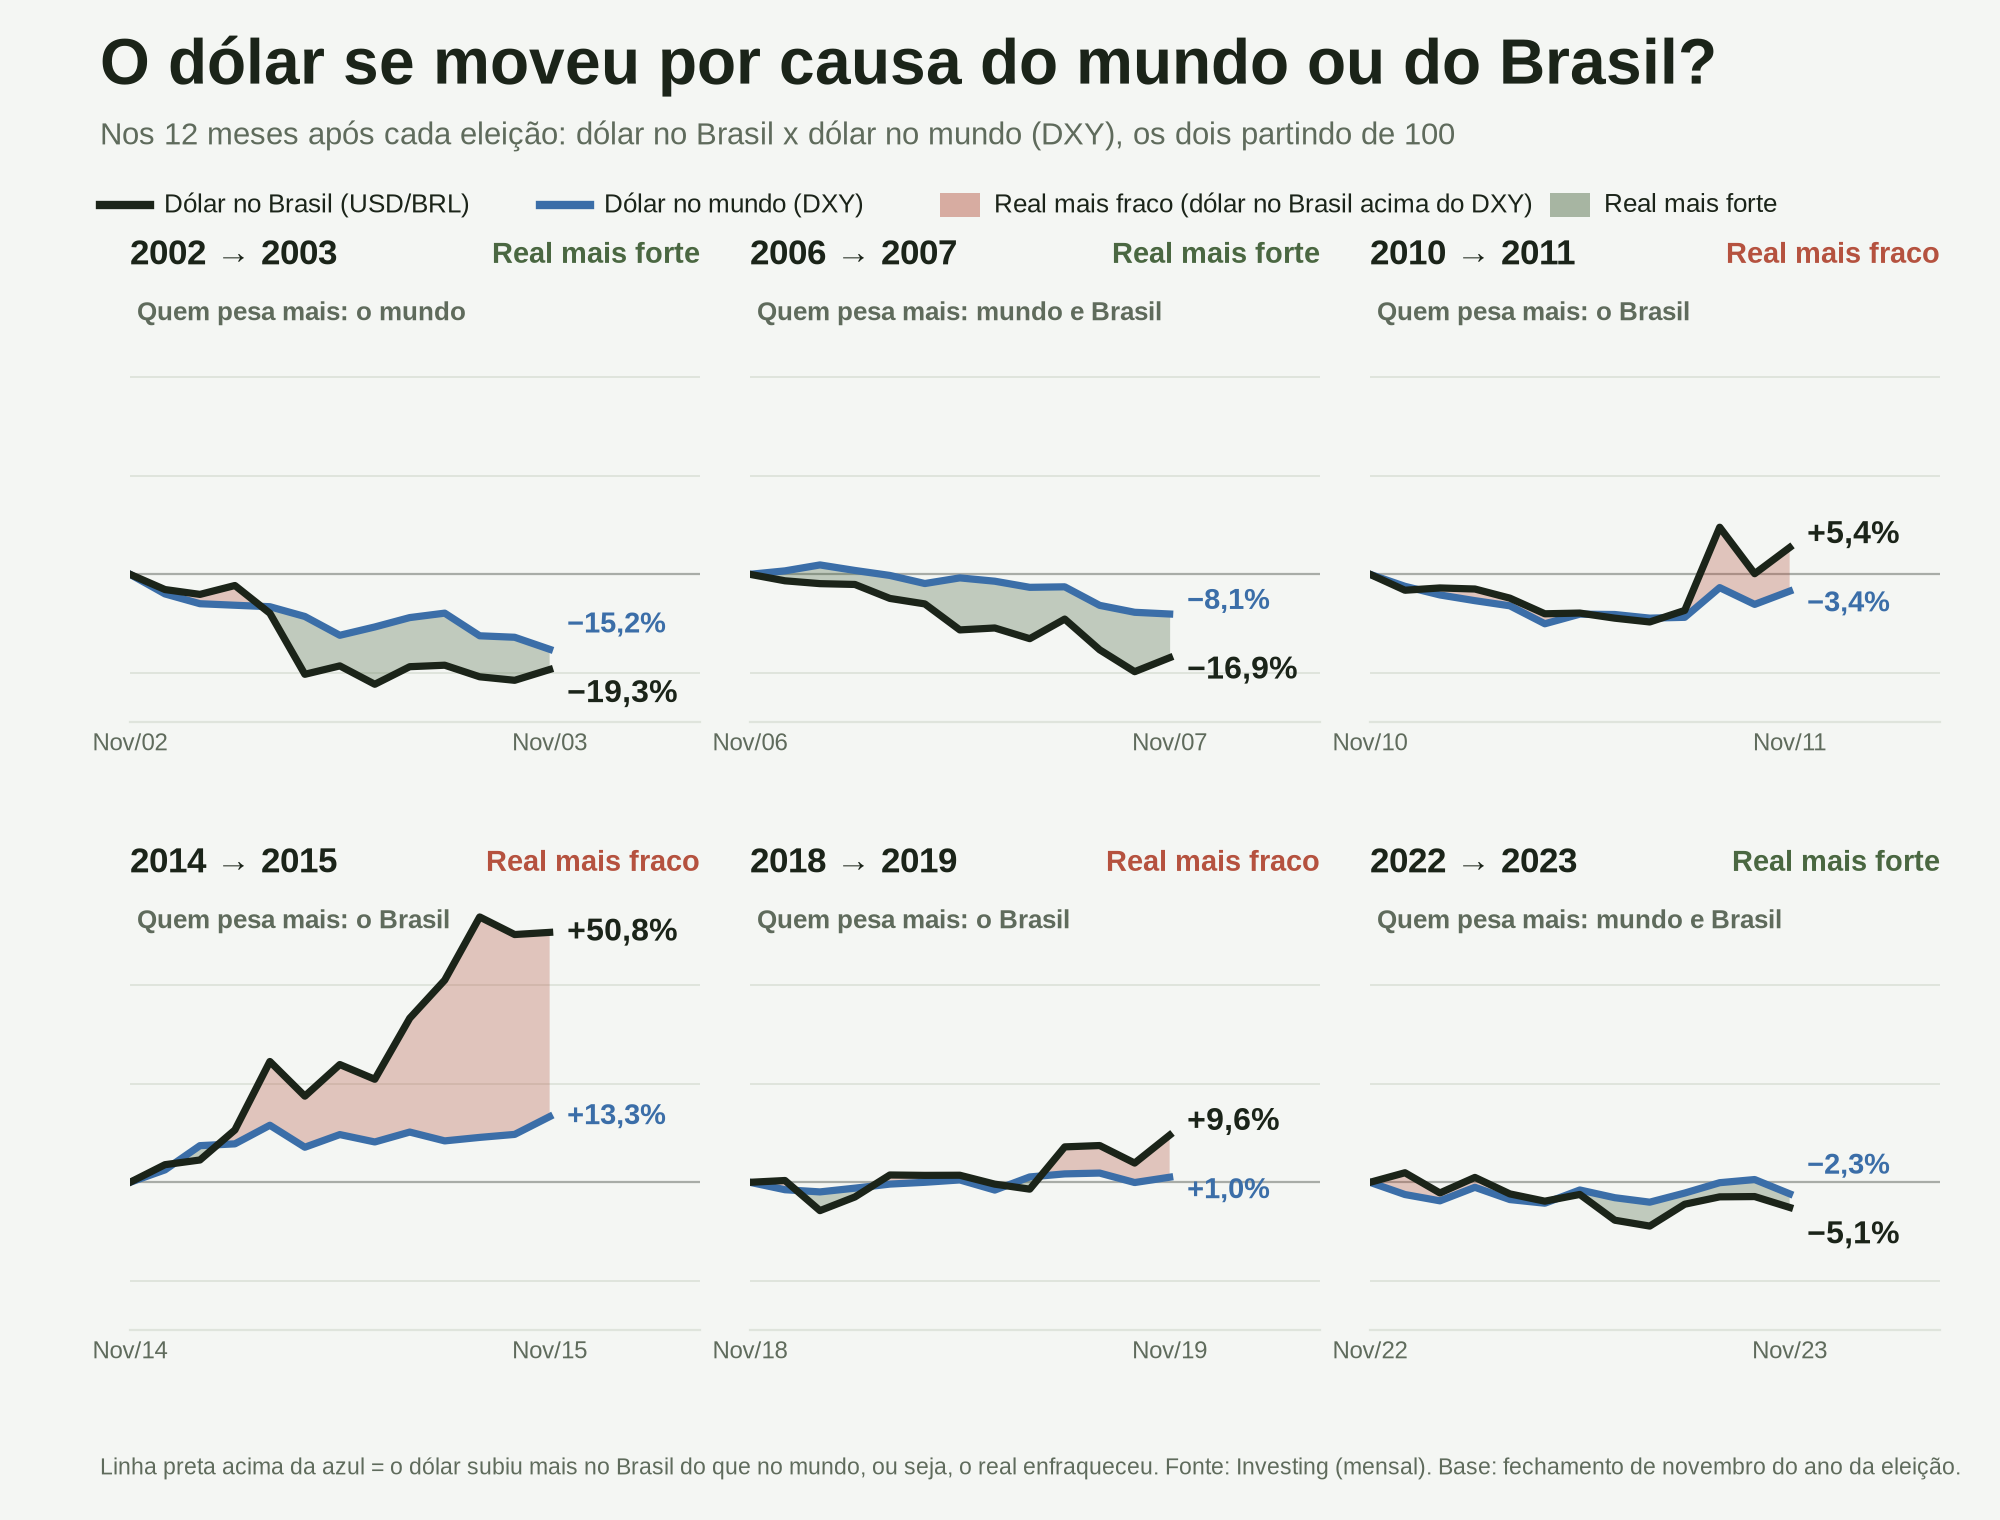

The Python source for this figure:
"""Dólar no Brasil x dólar no mundo (DXY) nos 12 meses após cada eleição, base 100 em novembro do ano eleitoral.

O espaço entre as linhas é o efeito do real: dólar no Brasil acima do DXY = real mais fraco; abaixo = real mais forte.
Fonte: Investing (USD/BRL mensal e DXY futuros mensal).
"""
import csv, datetime as dt, math
import matplotlib
matplotlib.use("Agg")
import matplotlib.pyplot as plt
from matplotlib import font_manager as fm

def ler(a):
    s = {}
    for r in csv.DictReader(open(a, encoding="utf-8-sig")):
        d = dt.datetime.strptime(r["Data"], "%d.%m.%Y").date(); s[(d.year, d.month)] = float(r["Último"].replace(",", "."))
    return s
brl = ler("dados/usdbrl_mensal.csv"); dxy = ler("dados/dxy_futuros_mensal.csv")
ELE = [2002, 2006, 2010, 2014, 2018, 2022]
BG, INK, MUTED, GRID = "#f4f6f3", "#1b2419", "#5f6b5c", "#dfe4dc"
UP, DOWN, BLUE = "#4a6741", "#b5523f", "#3b6ea8"
plt.rcParams["font.family"] = "Liberation Sans" if any("Liberation Sans" in f.name for f in fm.fontManager.ttflist) else "DejaVu Sans"
rot = lambda v: f"{v:+.1f}%".replace(".", ",").replace("-", "−")

def serie(e):
    meses = [(e, 11), (e, 12)] + [(e + 1, m) for m in range(1, 12)] + [(e + 1, 11)]
    meses = [(e, 11), (e, 12)] + [(e + 1, m) for m in range(1, 12)]
    return meses

fig = plt.figure(figsize=(10, 7.6), dpi=200, facecolor=BG)
fig.text(.05, .945, "O dólar se moveu por causa do mundo ou do Brasil?", color=INK, fontsize=23, fontweight="bold")
fig.text(.05, .905, "Nos 12 meses após cada eleição: dólar no Brasil x dólar no mundo (DXY), os dois partindo de 100", color=MUTED, fontsize=11)
# legenda
L = fig.add_axes([0, 0, 1, 1]); L.set_xlim(0, 1); L.set_ylim(0, 1); L.axis("off"); L.patch.set_alpha(0)
L.plot([.05, .075], [.865, .865], color=INK, lw=3); fig.text(.082, .865, "Dólar no Brasil (USD/BRL)", color=INK, fontsize=9.5, va="center")
L.plot([.27, .295], [.865, .865], color=BLUE, lw=3); fig.text(.302, .865, "Dólar no mundo (DXY)", color=INK, fontsize=9.5, va="center")
L.add_patch(plt.Rectangle((.47, .857), .02, .016, fc=DOWN, alpha=.45, ec="none")); fig.text(.497, .865, "Real mais fraco (dólar no Brasil acima do DXY)", color=INK, fontsize=9.5, va="center")
L.add_patch(plt.Rectangle((.775, .857), .02, .016, fc=UP, alpha=.45, ec="none")); fig.text(.802, .865, "Real mais forte", color=INK, fontsize=9.5, va="center")

PW, PH = .285, .285
POS = [(.065, .525), (.375, .525), (.685, .525), (.065, .125), (.375, .125), (.685, .125)]
for (px, py), e in zip(POS, ELE):
    ms = [(e, 11), (e, 12)] + [(e + 1, m) for m in range(1, 11)] + [(e + 1, 11)]
    xs = list(range(len(ms)))
    b = [brl[m] / brl[ms[0]] * 100 for m in ms]; d = [dxy[m] / dxy[ms[0]] * 100 for m in ms]
    vb, vd = b[-1] - 100, d[-1] - 100
    tb, tw = math.log(b[-1] / 100), math.log(d[-1] / 100)
    share = tw / tb if tb else 0
    quem = "o mundo" if share >= .65 else ("o Brasil" if share <= .35 else "mundo e Brasil")
    ax = fig.add_axes([px, py, PW, PH], facecolor=BG)
    ax.set_xlim(0, len(ms) - 1 + 4.3); ax.set_ylim(70, 158)
    for s in ("top", "right", "left"): ax.spines[s].set_visible(False)
    ax.spines["bottom"].set_color(GRID); ax.set_yticks([])
    ax.axhline(100, color=INK, lw=.8, alpha=.35, zorder=1)
    for v in (80, 120, 140): ax.axhline(v, color=GRID, lw=.7, zorder=0)
    ax.fill_between(xs, d, b, where=[bb >= dd for bb, dd in zip(b, d)], color=DOWN, alpha=.30, lw=0, interpolate=True, zorder=1)
    ax.fill_between(xs, d, b, where=[bb <= dd for bb, dd in zip(b, d)], color=UP, alpha=.30, lw=0, interpolate=True, zorder=1)
    ax.plot(xs, d, color=BLUE, lw=2.6, zorder=3); ax.plot(xs, b, color=INK, lw=2.6, zorder=4)
    ax.set_xticks([0, len(ms) - 1]); ax.set_xticklabels([f"Nov/{str(e)[2:]}", f"Nov/{str(e+1)[2:]}"], fontsize=8.5, color=MUTED)
    ax.tick_params(length=0, pad=4)
    # rótulos no fim das linhas (afastados se ficarem juntos)
    yb, yd = b[-1], d[-1]
    if abs(yb - yd) < 14:
        mid = (yb + yd) / 2; yb, yd = (mid + 7, mid - 7) if b[-1] >= d[-1] else (mid - 7, mid + 7)
    ax.text(len(ms) - 1 + .5, yb, rot(vb), color=INK, fontsize=11.5, fontweight="bold", va="center")
    ax.text(len(ms) - 1 + .5, yd, rot(vd), color=BLUE, fontsize=10.5, fontweight="bold", va="center")
    fig.text(px, py + PH + .022, f"{e} → {e+1}", color=INK, fontsize=12.5, fontweight="bold", va="center")
    real_fraco = b[-1] > d[-1]
    fig.text(px + PW, py + PH + .022, "Real mais fraco" if real_fraco else "Real mais forte", color=DOWN if real_fraco else UP, fontsize=10.5, fontweight="bold", va="center", ha="right")
    ax.text(0.2, 153, f"Quem pesa mais: {quem}", color=MUTED, fontsize=9.5, va="center", fontweight="bold")

fig.text(.05, .03, "Linha preta acima da azul = o dólar subiu mais no Brasil do que no mundo, ou seja, o real enfraqueceu. Fonte: Investing (mensal). Base: fechamento de novembro do ano da eleição.", color=MUTED, fontsize=8.2)
fig.savefig("grafico_dolar_vs_dxy_por_periodo.png", facecolor=BG); plt.close(fig)
